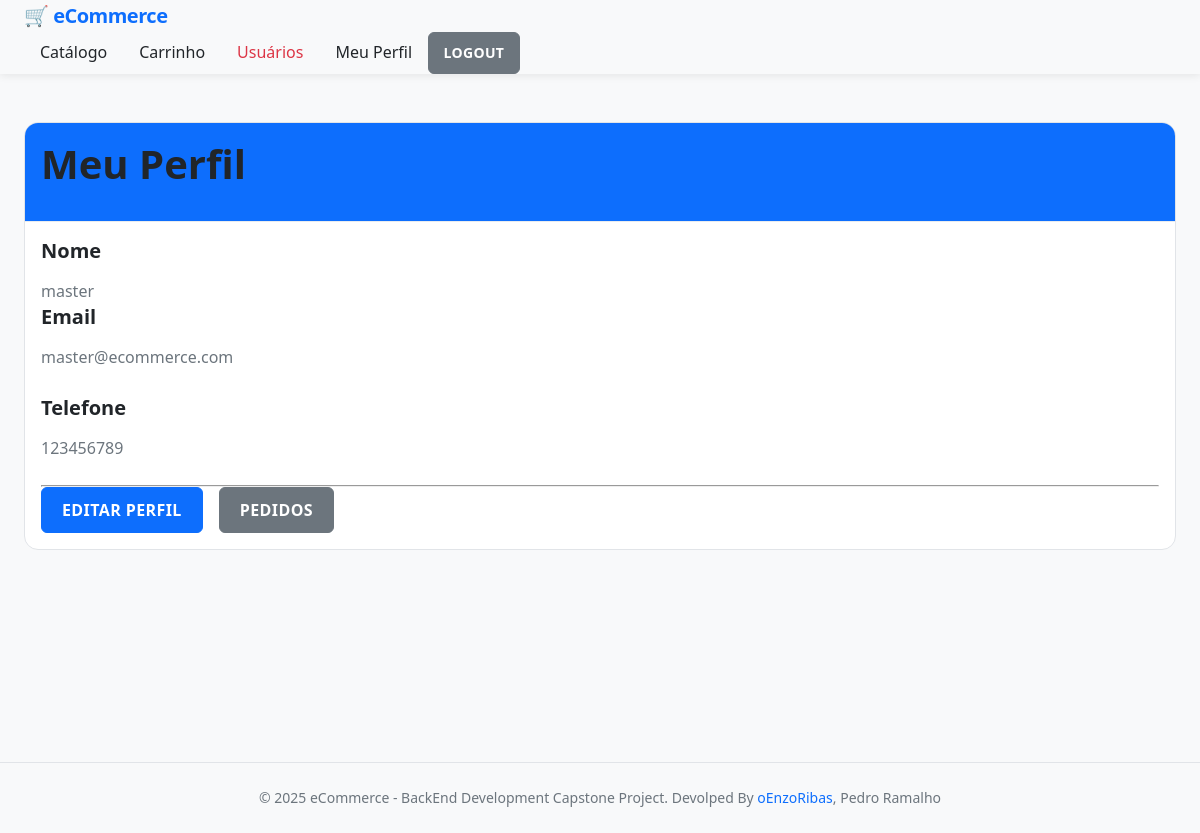
Screenshot of /cliente/perfil/1 (signed in) with the database file from the repository.
### models/cliente_model.py (models this page shows, shortened)
class Cliente(db.Model):
    __tablename__ = 'clientes'
    id = Column(Integer, primary_key=True, autoincrement=True, nullable=False)
    nome = Column(String(256), nullable=False)
    email = Column(String(256), unique=True, nullable=False)
    senha_hash = Column(String(256), nullable=False)
    telefone = Column(String(256))
    role = Column(String(50), default='cliente')

### routes/cliente.py (the view)
@cliente_bp.route('/perfil/<int:user_id>')
@requer_autenticacao
def perfil(user_id):
    cliente = Cliente.query.get_or_404(user_id)
    return render_template('cliente/perfil.html', cliente=cliente)

### utils/auth_utils.py (called while the page is built)
def cliente_autenticado():
    return session.get('cliente_autenticado', False)

def requer_autenticacao(f):
    @wraps(f)
    def decorated_function(*args, **kwargs):
        if not cliente_autenticado():
            return redirect(url_for('auth.login'))
        return f(*args, **kwargs)
    return decorated_function

### templates/cliente/perfil.html (shortened to what this page needs)
{% extends "base.html" %}  {% block content %}
<div class="row">
  <div class="col-md-8 mx-auto">
    <div class="card shadow">
      <div class="card-header bg-primary text-white">
        <h2 class="mb-0">Meu Perfil</h2>
      </div>
      <div class="card-body">
        <div class="row mb-3">
          <div class="col-md-6">
            <h5>Nome</h5>
            <p class="text-muted">{{ cliente.nome }}</p>
          </div>
          <div class="col-md-6">
            <h5>Email</h5>
            <p class="text-muted">{{ cliente.email }}</p>
          </div>
        </div>
        <div class="row mb-3">
          <div class="col-md-6">
            <h5>Telefone</h5>
            <p class="text-muted">{{ cliente.telefone or 'Não informado' }}</p>
          </div>
        </div>
        <hr />
        <div class="d-flex gap-2">
          {% if session.get('cliente_id') == cliente.id %}
          <a href="{{ url_for('cliente.editar_perfil') }}" class="btn btn-primary btn-registrar">
            Editar Perfil
          </a>
          {% endif %}
          <a href="{{ url_for('pedidos.listar', cliente_id=cliente.id) }}" class="btn btn-secondary btn-registrar">
            Pedidos
          </a>
        </div>
      </div>
    </div>
  </div>
</div>
{% endblock %}

### static/css/style.css (style rules this page uses)
*, *::before, *::after { box-sizing: border-box; margin: 0; padding: 0; }
:root { --primary: #0d6efd; --primary-hover: #0b5ed7; --primary-light: rgba(13, 110, 253, 0.1); --secondary: #6c757d; --success: #198754; --success-dark: #157347; --danger: #dc3545; --warning: #ffc107; --info: #0dcaf0; --dark: #212529; --light: #f8f9fa; --gray-100: #f8f9fa; --gray-200: #e9ecef; --gray-300: #dee2e6; --gray-400: #ced4da; --gray-500: #adb5bd; --gray-600: #6c757d; --gray-700: #495057; --gray-800: #343a40; --gray-900: #212529; --surface: #ffffff; --surface-hover: #f8f9fa; --border-color: #e1e4e8; --font-family: "Segoe UI", Tahoma, Geneva, Verdana, sans-serif; --font-size-base: 1rem; --font-size-sm: 0.875rem; --font-size-lg: 1.125rem; --font-size-xl: 1.25rem; --font-weight-normal: 400; --font-weight-medium: 500; --font-weight-semibold: 600; --font-weight-bold: 700; --line-height-base: 1.6; --line-height-tight: 1.25; --spacing-xs: 0.25rem; --spacing-sm: 0.5rem; --spacing-md: 1rem; --spacing-lg: 1.5rem; --spacing-xl: 2rem; --spacing-2xl: 3rem; --radius-sm: 0.375rem; --radius-md: 0.625rem; --radius-lg: 0.875rem; --radius-xl: 1rem; --radius-full: 9999px; --shadow-sm: 0 1px 2px rgba(0, 0, 0, 0.05); --shadow-md: 0 4px 6px rgba(0, 0, 0, 0.07); --shadow-lg: 0 10px 15px rgba(0, 0, 0, 0.1); --shadow-xl: 0 20px 25px rgba(0, 0, 0, 0.15); --shadow-navbar: 0 2px 8px rgba(0, 0, 0, 0.08); --transition-fast: 150ms ease; --transition-base: 200ms ease; --transition-slow: 300ms ease; --z-dropdown: 1000; --z-sticky: 1020; --z-fixed: 1030; --z-modal: 1050; --z-tooltip: 1070; }
html { -webkit-font-smoothing: antialiased; -moz-osx-font-smoothing: grayscale; }
body { font-family: var(--font-family); font-size: var(--font-size-base); line-height: var(--line-height-base); background-color: var(--light); color: var(--dark); }
h1, h2, h3, h4, h5, h6 { color: var(--dark); font-weight: var(--font-weight-semibold); line-height: var(--line-height-tight); margin-bottom: var(--spacing-md); }
h2 { font-size: 2rem; }
h5 { font-size: 1.25rem; }
a { color: var(--primary); text-decoration: none; transition: color var(--transition-fast); }
.card { position: relative; display: flex; flex-direction: column; background-color: var(--surface); border: 1px solid var(--border-color); border-radius: var(--radius-lg); overflow: hidden; transition: transform var(--transition-slow), box-shadow var(--transition-slow); animation: fade-in 400ms ease; }
.card-header { background-color: var(--surface); font-weight: var(--font-weight-semibold); padding: var(--spacing-md); border-bottom: 1px solid var(--gray-200); }
.card-body { padding: var(--spacing-md); flex: 1; }
.btn { display: inline-flex; align-items: center; justify-content: center; gap: var(--spacing-xs); padding: 0.625rem 1.25rem; font-size: var(--font-size-base); font-weight: var(--font-weight-semibold); line-height: 1.5; text-align: center; text-transform: uppercase; letter-spacing: 0.025em; border: 1px solid transparent; border-radius: var(--radius-sm); cursor: pointer; transition: transform var(--transition-base), box-shadow var(--transition-base), background-color var(--transition-base); }
.btn-primary { background-color: var(--primary); border-color: var(--primary); color: var(--surface); }
.btn-registrar { color: white; }
.btn-secondary { background-color: var(--secondary); border-color: var(--secondary); color: var(--surface); }
.mb-3 { margin-bottom: var(--spacing-lg); }
.text-muted { color: var(--gray-600); }
.bg-primary { background-color: var(--primary); color: var(--surface); }
.d-flex { display: flex; }
.gap-2 { gap: var(--spacing-md); }
@media (min-width: 768px) { h2 { font-size: 2.5rem; } }

### rows the page displays
Cliente: nome "master", email "master@ecommerce.com", telefone "123456789"
